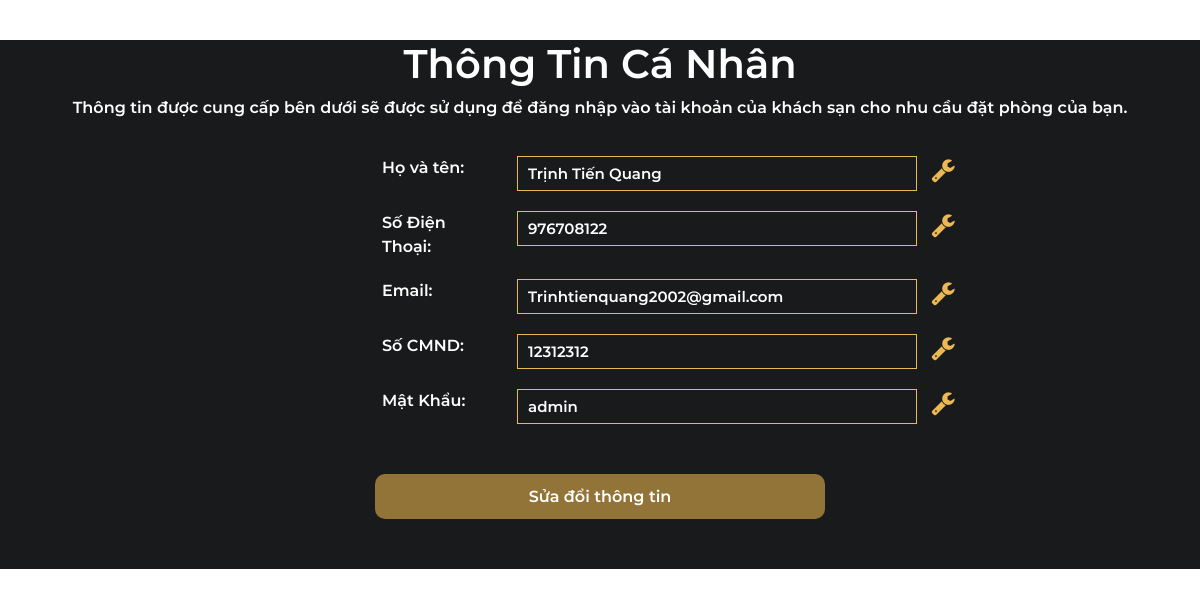
/infor.php (signed in), run on an earlier commit of the app's database.
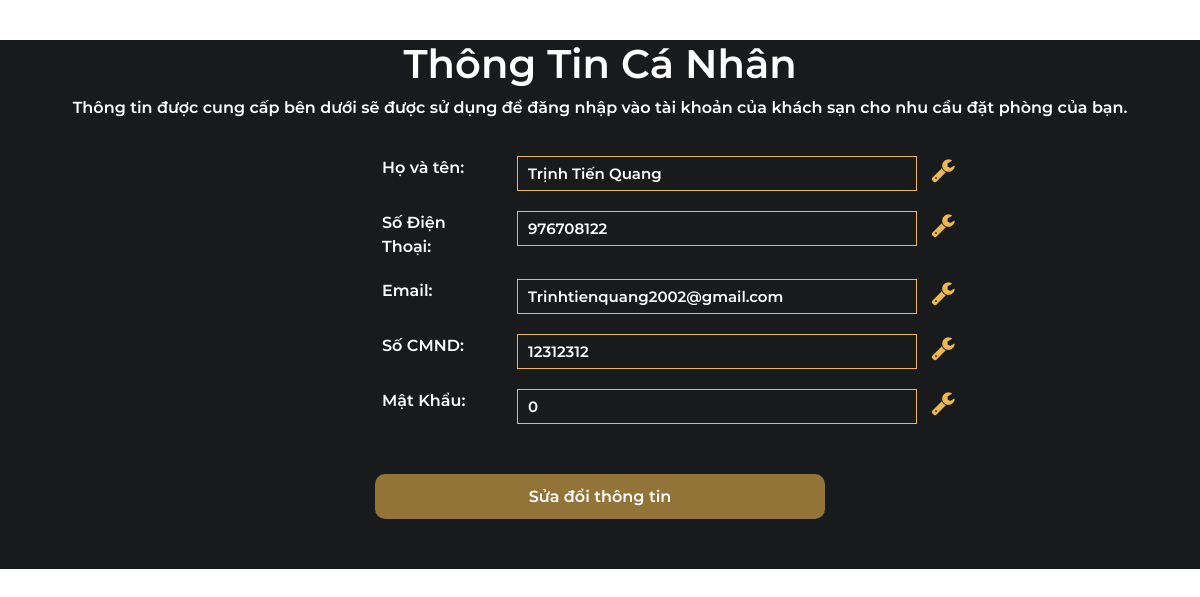
And on a later commit of the database.
### tables this page shows
CREATE TABLE `quanlytaikhoan` (
  `ID` int(100) NOT NULL,
  `HoTen` varchar(100) NOT NULL,
  `SDT` int(12) NOT NULL,
  `Email` varchar(50) NOT NULL,
  `CMND` int(12) NOT NULL,
  `PassWord` int(20) NOT NULL
);

### infor.php (the view, shortened to what the changed rows need)
<!DOCTYPE html>
<html lang="en">
<head>
    <link rel="stylesheet" href="https://cdnjs.cloudflare.com/ajax/libs/font-awesome/4.7.0/css/font-awesome.min.css">
    <link rel="stylesheet" href="../common/bootstrap-5.2.2-dist/css/bootstrap.min.css?v=<?php echo time(); ?>">
    <link rel="stylesheet" href="../css/infor.css?v=<?php echo time(); ?>">
    <link rel="stylesheet" href="../css/style.css">
</head>
<body>
<?php
      if(isset($_POST['btn'])){
        $con = mysqli_connect("localhost","root","admin","burninghotel");
                if(!$con){
                   die("Kết nối không thành công");
                }
               $sql = "SELECT * From quanlytaikhoan where SDT='".$_SESSION['sdt']."'";
               $result = mysqli_query($con, $sql);
               if(mysqli_num_rows($result) > 0){
                  while($row = mysqli_fetch_array($result)){
                        $ten=$row['HoTen'];
                        $sdt=$row['SDT'];
                        $email=$row['Email'];
                        $cmnd=$row['CMND'];
                        $pass=$row['PassWord'];
                    }
                }
        ?>
        <section id="infor">
        <div class="container">
            <h1 class="text-center">Thông Tin Cá Nhân</h1>
            <p class="text-center">Thông tin được cung cấp bên dưới sẽ được sử dụng để đăng nhập vào tài khoản của khách sạn cho nhu cầu đặt phòng của bạn.</p>
            <form action="" method="POST">
                <div class="row">
                <div class="col-5">
                    <label for="">Họ và tên: </label>
                </div>
                <div class="col-7">
                    <input type="text" name="ten" id="" value="<?php echo $ten;?>" >
                    <i class="fa fa-wrench" style="color: #EBB853; font-size: 25px; margin-left: 10px;"></i>
                </div>
                <div class="col-5">
                    <label for="">Số Điện Thoại: </label>
                </div>
                <div class="col-7">
                    <input type="text" name="sdt" id="" value="<?php echo $sdt;?>" >
                    <i class="fa fa-wrench" style="color: #EBB853; font-size: 25px; margin-left: 10px;"></i>
                </div>
                <div class="col-5">
                    <label for="">Email: </label>
                </div>
                <div class="col-7">
                    <input type="text" name="email" id="" value="<?php echo $email?>">
                    <i class="fa fa-wrench" style="color: #EBB853; font-size: 25px; margin-left: 10px;"></i>
                </div>
                <div class="col-5">
                    <label for="">Số CMND: </label>
                </div>
                <div class="col-7">
                    <input type="text" name="cmnd" id="" value="<?php echo $cmnd?>" >
                    <i class="fa fa-wrench" style="color: #EBB853; font-size: 25px; margin-left: 10px;"></i>
                </div>
                <div class="col-5">
                    <label for="">Mật Khẩu: </label>
                </div>
                <div class="col-7">
                    <input type="text" name="pass" id="" value="<?php echo $pass?>" >
                    <i class="fa fa-wrench" style="color: #EBB853; font-size: 25px; margin-left: 10px;"></i>
                </div>
            </div>
            <div class="confirm d-flex">
                <button type="submit" name="submit1"> Xác Nhận Thông Tin </button>
            </div>
            </form>
            </div>
   </section>
        <?php
        }
      else{
               $con = mysqli_connect("localhost","root","admin","burninghotel");
               $sql = "SELECT * From quanlytaikhoan where SDT='".$_SESSION['sdt']."'";
               $result = mysqli_query($con, $sql);
               if(mysqli_num_rows($result) > 0){
                  while($row = mysqli_fetch_array($result)){
                      $ten=$row['HoTen'];
                      $sdt=$row['SDT'];
                      $email=$row['Email'];
                      $cmnd=$row['CMND'];
                      $pass=$row['PassWord'];
                    }
                }
              ?>
    <section id="infor">
        <div class="container">
            <h1 class="text-center">Thông Tin Cá Nhân</h1>
            <p class="text-center">Thông tin được cung cấp bên dưới sẽ được sử dụng để đăng nhập vào tài khoản của khách sạn cho nhu cầu đặt phòng của bạn.</p>
            <form action="" method="POST">
                <div class="row">
                <div class="col-5">
                    <label for="">Họ và tên: </label>
                </div>
                <div class="col-7">
                    <input type="text" name="ten" id="" value="<?php echo $ten;?>" disabled>
                    <i class="fa fa-wrench" style="color: #EBB853; font-size: 25px; margin-left: 10px;"></i>
                </div>
                <div class="col-5">
                    <label for="">Số Điện Thoại: </label>
                </div>
                <div class="col-7">
                    <input type="text" name="sdt" id="" value="<?php echo $sdt;?>" disabled>
                    <i class="fa fa-wrench" style="color: #EBB853; font-size: 25px; margin-left: 10px;"></i>
                </div>
                <div class="col-5">
                    <label for="">Email: </label>
                </div>
                <div class="col-7">
                    <input type="text" name="email" id="" value="<?php echo $email?>" disabled>
                    <i class="fa fa-wrench" style="color: #EBB853; font-size: 25px; margin-left: 10px;"></i>
                </div>
                <div class="col-5">
                    <label for="">Số CMND: </label>
                </div>
                <div class="col-7">
                    <input type="text" name="cmnd" id="" value="<?php echo $cmnd?>" disabled>
                    <i class="fa fa-wrench" style="color: #EBB853; font-size: 25px; margin-left: 10px;"></i>
                </div>
                <div class="col-5">
                    <label for="">Mật Khẩu: </label>
                </div>
                <div class="col-7">
                    <input type="text" name="pass" id="" value="<?php echo $pass?>" disabled>
                    <i class="fa fa-wrench" style="color: #EBB853; font-size: 25px; margin-left: 10px;"></i>
                </div>
            </div>
            <div class="confirm d-flex">
                <button type="submit" name="btn"> Sửa đổi thông tin  </button>
            </div>
            </form>
        </div>
    </section>
    <?php
      }
    ?>
</body>
</html>

What changed in the data, as far as the page shows it:
changed quanlytaikhoan "Trịnh Tiến Quang": pass "admin" → "0"
